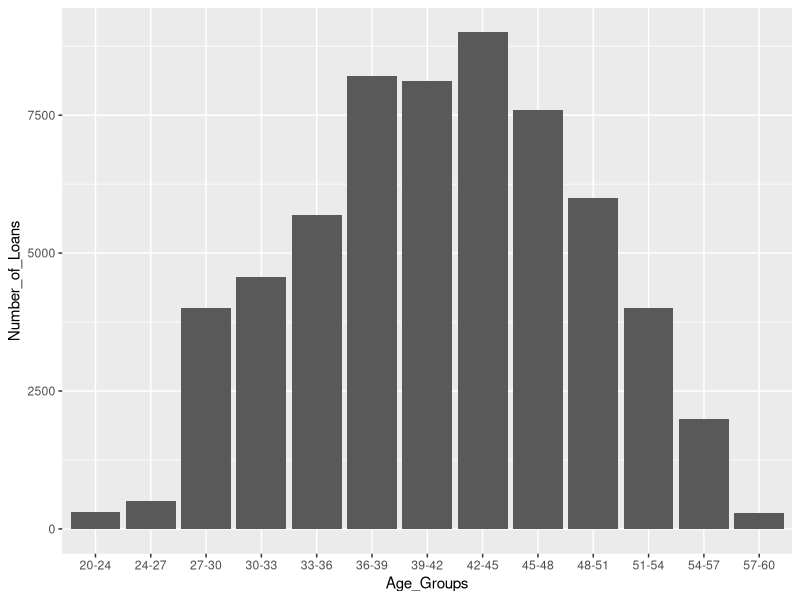

This chart was generated by the following R code:
library(ggplot2)
Age_Groups=c("20-24","24-27","27-30","30-33","33-36","36-39","39-42","42-45","45-48","48-51","51-54","54-57","57-60")
Number_of_Loans=c(310,511,4000,4568,5698,8209,8117,9000,7600,6000,4000,2000,288)
df<-data.frame(Age_Groups,Number_of_Loans)
head(df)  
p=ggplot(data=df, aes(x=Age_Groups, y= Number_of_Loans)) + geom_bar(stat='identity') +geom_col()
p

